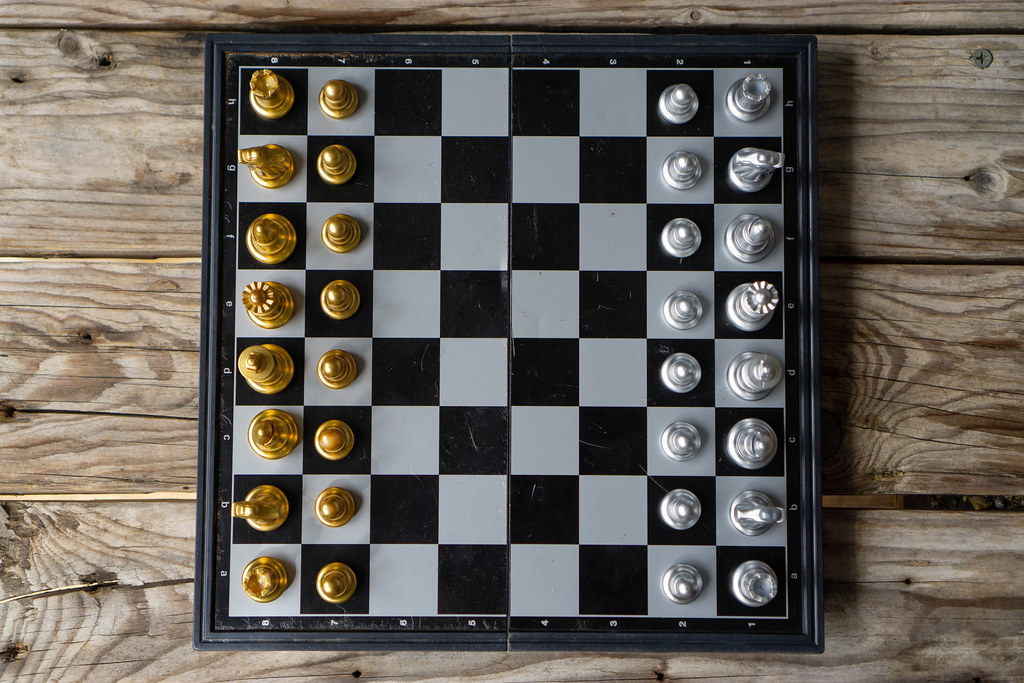
#> input picture img/chessboard-topview/image1.jpg, 1024 x 683 px, found by its file name
$ python board_reader.py
#> lines starting #> are read from the running program, lines starting #| are printed output that depends on the picture; after the words box and inside, x2 and y2 are one past the last pixel; in counts of white or black regions, pixels touching at a corner belong together
#> in image_to_chessboard, image is the input picture: shape (683, 1024, 3); mean B, G, R 89.5, 96.8, 102.8
import cv2, logging, pprint, numpy, keras

CHESSBOARD_SIZE = (7, 7) # taille intérieure d'un échiquier
HIST_THRESHOLD = 3
CROP_VALUE = 10
MIN_PEAKS = 10 # nombre minimum de peak dans l'histogramme pour que la case soit considérée comme remplie

class Point:
    def __init__(self, x: int, y: int) -> None:
        self.x = int(x)
        self.y = int(y)

    def __add__(self, point):
        return Point(self.x + point.x, self.y + point.y)

    def __sub__(self, point):
        return Point(self.x - point.x, self.y - point.y)

    def __str__(self) -> str:
        return f"({self.x}, {self.y})"

    def __repr__(self) -> str:
        return str(self)

    def __iter__(self):
        return iter([self.x, self.y])

class Coordinates:
    # [5 lines left out: function __init__, not called in this run]

    def minX(self) -> int:
        return min(self.upperleft.x, self.upperright.x, self.lowerleft.x, self.lowerright.x)

    def minX1(self) -> int:
        return max(self.upperleft.x, self.lowerleft.x) + CROP_VALUE

    def minX2(self) -> int:
        return min(self.upperright.x, self.lowerright.x) - CROP_VALUE

    def minY1(self) -> int:
        return max(self.upperleft.y, self.upperright.y) + CROP_VALUE

    def minY2(self) -> int:
        return min(self.lowerleft.y, self.lowerright.y) - CROP_VALUE

    def maxX(self) -> int:
        return max(self.upperleft.x, self.upperright.x, self.lowerleft.x, self.lowerright.x)

    def minY(self) -> int:
        return min(self.upperleft.y, self.upperright.y, self.lowerleft.y, self.lowerright.y)

    def maxY(self) -> int:
        return max(self.upperleft.y, self.upperright.y, self.lowerleft.y, self.lowerright.y)

    def get_image(self, image: cv2.Mat) -> cv2.Mat:
        return image[self.minY1():self.minY2(), self.minX1():self.minX2()]

    def __add__(self, coordinate):
        return Coordinates(self.upperleft + coordinate.upperleft, self.upperright + coordinate.upperright, self.lowerleft + coordinate.lowerleft, self.lowerright + coordinate.lowerright)

    def __sub__(self, coordinate):
        return Coordinates(self.upperleft - coordinate.upperleft, self.upperright - coordinate.upperright, self.lowerleft - coordinate.lowerleft, self.lowerright - coordinate.lowerright)

    def __str__(self) -> str:
        return f"[ {self.upperleft}, {self.upperright}\n  {self.lowerleft}, {self.lowerright} ]"

    def __repr__(self) -> str:
        return str(self)

def show_image(image: cv2.Mat) -> None:
    if image is None: return

    cv2.imshow("show_image", image)
    key = cv2.waitKey(0)
    if key == ord('q'):
        cv2.destroyAllWindows()
        logging.info("On s'arrête là.")
        exit(0)

# [84 lines left out: functions crop_to_square, get_number_peaks, get_cases_coordinates, get_cases_coordinates_harris, not called in this run]

def get_chessboard_outline(image: cv2.Mat) -> list:
    gray = cv2.cvtColor(image, cv2.COLOR_BGR2GRAY)
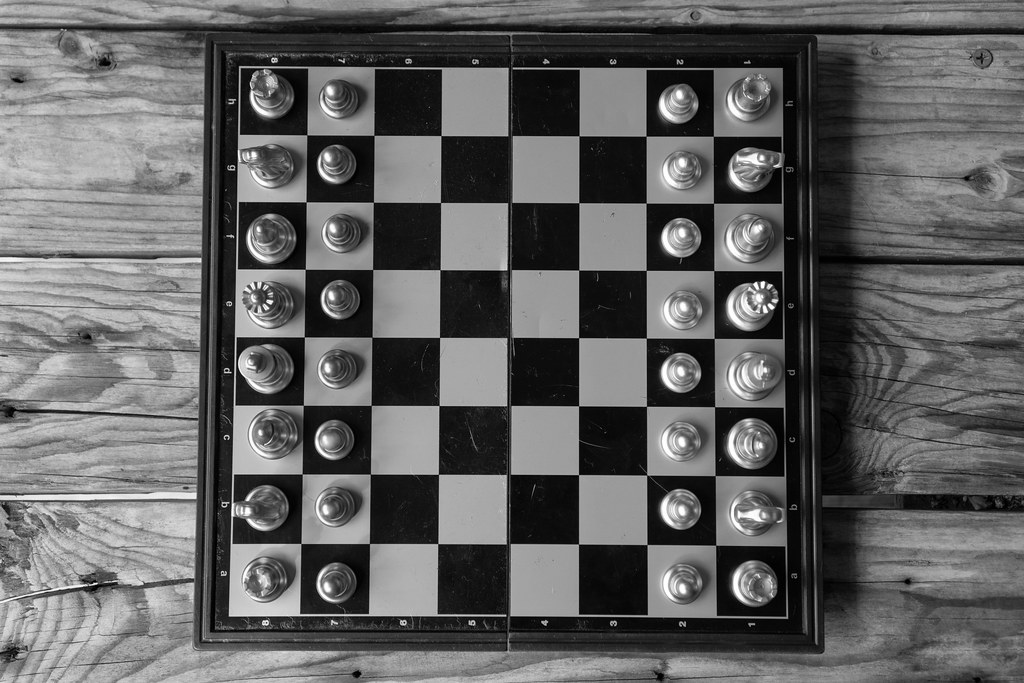
#> gray: shape (683, 1024); min 0, max 255, mean 97.7
    retval, thresh = cv2.threshold(gray, 0, 255, cv2.THRESH_BINARY + cv2.THRESH_OTSU)
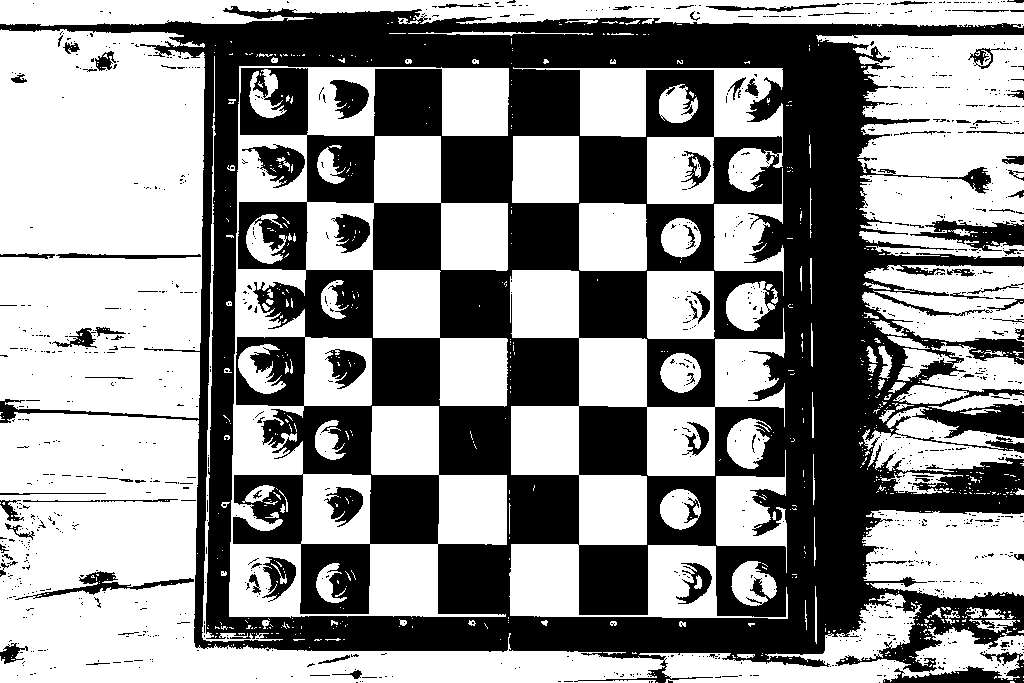
#> thresh: shape (683, 1024); 56.5% white; 1143 black regions (1046 under 20 px), largest, box (x1, y1, x2, y2) and area: (0, 6, 1024, 683) 282561, (910, 219, 1024, 251) 1734, (883, 652, 1024, 683) 1578
#> retval = 90
    show_image(thresh)
#> (key q is pressed here)

    kernel = cv2.getStructuringElement(cv2.MORPH_RECT, (9, 9))
    morph = cv2.morphologyEx(thresh, cv2.MORPH_OPEN, kernel)
    kernel = cv2.getStructuringElement(cv2.MORPH_RECT, (3, 1))
    morph = cv2.morphologyEx(morph, cv2.MORPH_CLOSE, kernel)

    morph = 255 - morph

    cnts = cv2.findContours(morph, cv2.RETR_EXTERNAL, cv2.CHAIN_APPROX_SIMPLE)
    cnts = cnts[0] if len(cnts) == 2 else cnts[1]

    cntr_img = numpy.zeros_like(morph)
    for c in cnts:
        perimeter = cv2.arcLength(c, True)
        if perimeter > 200:
            cv2.drawContours(cntr_img, [c], 0, 255, 1)

    # get all non-zero points
    points = numpy.column_stack(numpy.where(cntr_img.transpose() > 0))
    hull = cv2.convexHull(points)

    result = image.copy()
    cv2.polylines(result, [hull], True, (0,0,255), 2)

    cv2.imshow('result', result)
    cv2.waitKey(0)
    cv2.destroyAllWindows()

# [93 lines left out: functions wrap_image, get_cases_color, check_cases_content, not called in this run]

def image_to_chessboard(image_path: str) -> list:
    """Méthode maîtresse qui convertit une image en échiquier digital. Renvoie une exception ValueError si l'image n'est pas valide ou si OpenCV échoue la reconnaissance de l'échiquier."""
    image = cv2.imread(image_path)
    if image is None:
        raise ValueError(f"The given image path does not exist: '{image_path}'")
    get_chessboard_outline(image)
    # try:
    coordinates = get_cases_coordinates(image)
    # except ValueError:
    #     coordinates = get_cases_coordinates_harris(image)
    warped_image = wrap_image(image, coordinates)
    colors = get_cases_color(warped_image)
    pieces = check_cases_content(warped_image)
    return pieces

if __name__ == "__main__":
    logging.basicConfig(level = logging.INFO)
    logging.info("Launching script...")
    image_path = "img/chessboard-topview/image1.jpg"
    image_to_chessboard(image_path)
#> (the program exits here)

$ run again, with img/chessboard-topview/image5.jpg copied over img/chessboard-topview/image1.jpg
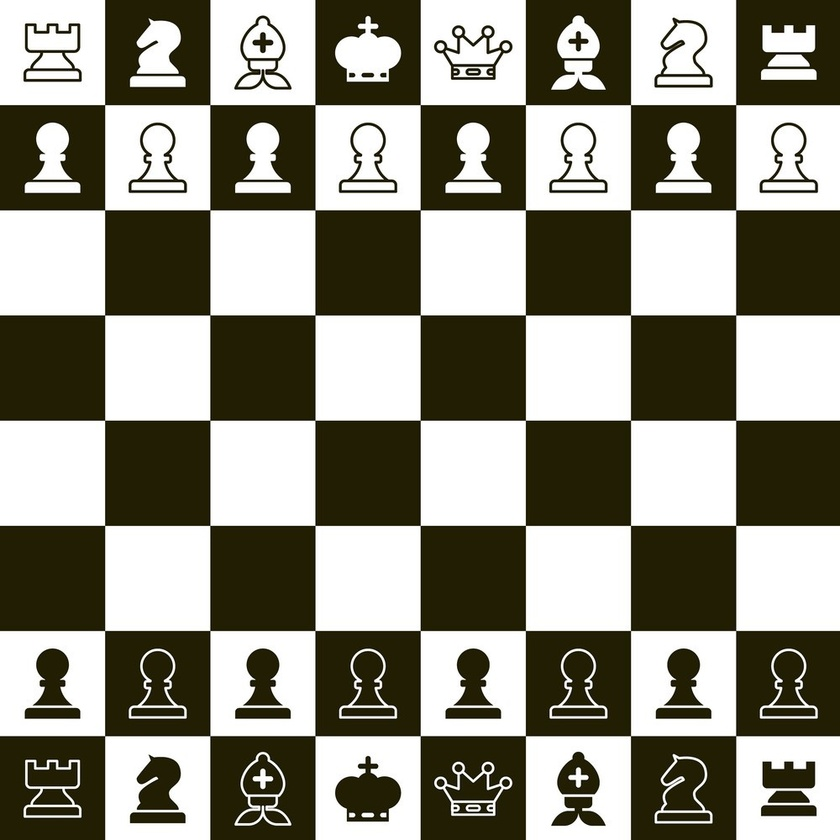
#> input picture img/chessboard-topview/image5.jpg, 840 x 840 px, shrunk from 1000 x 1000 before the run, found by its file name
#> in image_to_chessboard, image is the input picture: shape (840, 840, 3); mean B, G, R 128.2, 141.3, 143.2
#> in get_chessboard_outline, `gray = cv2.cvtColor(image, cv2.COLOR_BGR2GRAY)`:
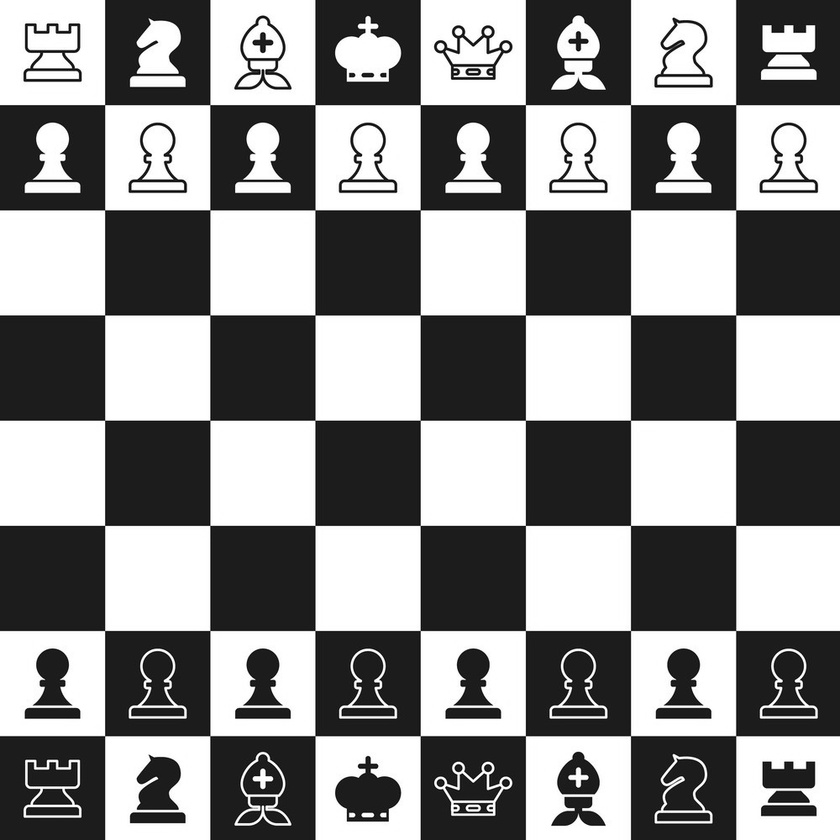
#> gray: shape (840, 840); min 0, max 255, mean 140.4
#> in get_chessboard_outline, `retval, thresh = cv2.threshold(gray, 0, 255, cv2.THRESH_BINARY + cv2.T..`:
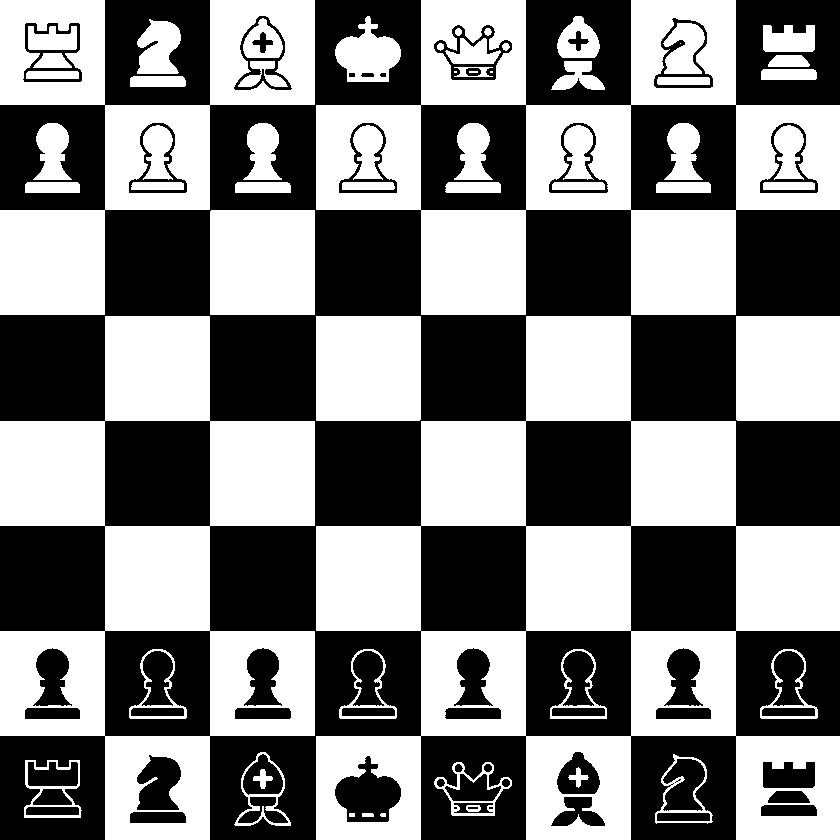
#> thresh: shape (840, 840); 49.8% white; 62 white regions (4 under 20 px), largest, box (x1, y1, x2, y2) and area: (316, 316, 840, 840) 109577, (0, 316, 315, 840) 70591, (316, 0, 840, 315) 64674
#> retval = 140
